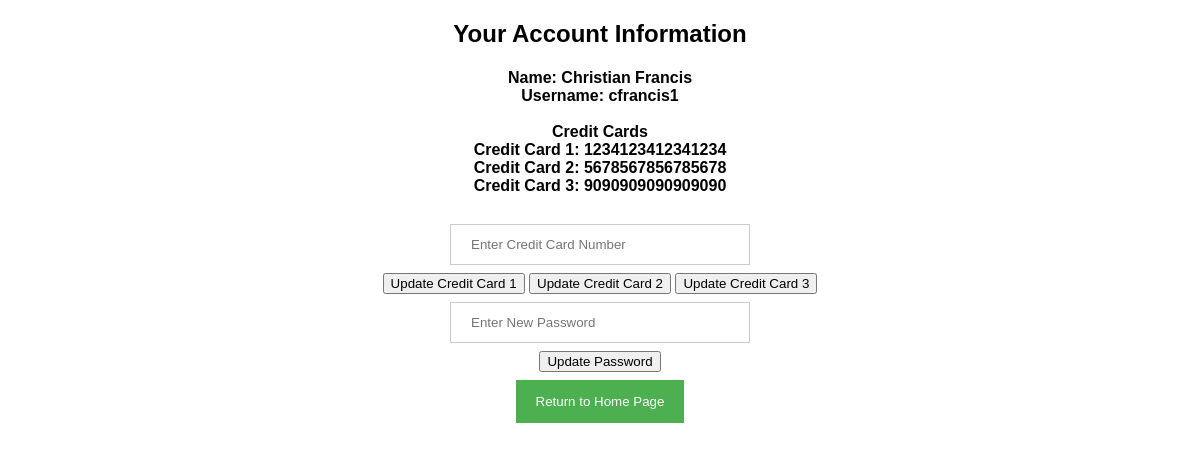
Before: /editAccount.php (signed in) with the older database file.
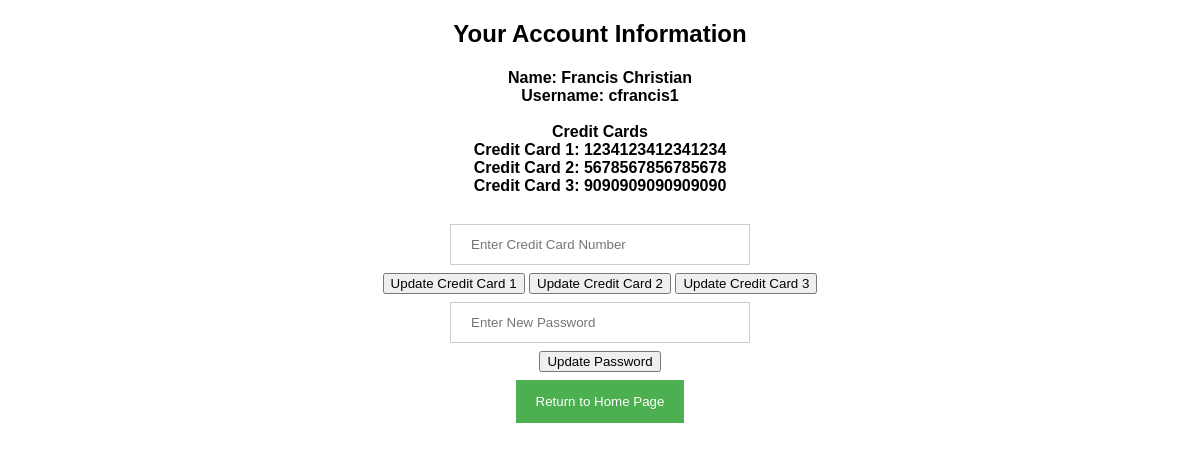
After: the same page with the newer database file.
### tables this page shows
CREATE TABLE `accounts` (
  `id` int(11) NOT NULL,
  `username` varchar(20) NOT NULL,
  `password` varchar(20) NOT NULL,
  `name` varchar(40) NOT NULL,
  `cc1` bigint(16) NOT NULL,
  `cc2` bigint(16) NOT NULL,
  `cc3` bigint(16) NOT NULL,
  `favL1` varchar(40) NOT NULL,
  `favL2` varchar(40) NOT NULL,
  `favL3` varchar(40) NOT NULL,
  `totalCash` float NOT NULL
);

### editAccount.php (the view, shortened to what this page needs)
<?php
require_once "config.php";
?>
<!DOCTYPE html>
<html lang="en">
<head>
    <link rel="stylesheet" href="UberCSS.css">
</head>
<body>
    <div class="wrapper">
        <h2 class="apptitle">Your Account Information</h2>
        <h4>
        <?php
            $query = "SELECT * FROM accounts WHERE id = '".$_SESSION['id']."'";
            $rows = mysqli_query($link, $query);
            while($row = mysqli_fetch_assoc($rows)) {
                printf('Name: %s', $row["name"]);
                echo "<br>";
                printf('Username: %s', $row["username"]);
                echo "<br>";
                echo "<br>";
                echo "Credit Cards";
                echo "<br>";
                if($row["cc1"] == 0) {
                    echo "You dont have a Credit Card 1 inputted";
                    echo "<br>";
                } else {
                    printf('Credit Card 1: %s', $row["cc1"]);
                    echo "<br>";
                }
                if($row["cc2"] == 0) {
                    echo "You dont have a Credit Card 2 inputted";
                    echo "<br>";
                } else {
                    printf('Credit Card 2: %s', $row["cc2"]);
                    echo "<br>";
                }
                if($row["cc3"] == 0) {
                    echo "You dont have a Credit Card 3 inputted";
                    echo "<br>";
                } else {
                    printf('Credit Card 3: %s', $row["cc3"]);
                    echo "<br>";
                }
            }
        ?>
        <div class="return">
            <form action="" method="POST">
                <input type="number" name="cc" placeholder="Enter Credit Card Number"/>
                <br>
                <input type="submit" name="update1" value="Update Credit Card 1"/>
                <input type="submit" name="update2" value="Update Credit Card 2"/>
                <input type="submit" name="update3" value="Update Credit Card 3"/>
                <br>
                <input type="text" name="password" placeholder="Enter New Password"/>
                <br>
                <input type="submit" name="update4" value="Update Password"/>
            </form>
            <button onclick="window.location.href='index.html'">Return to Home Page</button>
        </div>
    </div>
</body>
</html>

### UberCSS.css (style rules this page uses)
button { background-color: #4CAF50; color: white; padding: 14px 20px; margin: 8px 0; border: none; cursor: pointer; width: auto; }
input[type=text], input[type=password], input[type=number] { width: 300px; padding: 12px 20px; margin: 8px 0; display: inline-block; border: 1px solid #ccc; box-sizing: border-box; }
.apptitle { text-align: center; font-family: 'Lucida Sans', 'Lucida Sans Regular', 'Lucida Grande', 'Lucida Sans Unicode', Geneva, Verdana, sans-serif; }
body { background-size: cover; }
.return { text-align: center; }
h4 { text-align: center; }

### editAccount.php (style rules this page uses)
body { font-family: Arial, Helvetica, sans-serif; background-image: url('https://images.pexels.com/photos/1831234/pexels-photo-1831234.jpeg?auto=compress&cs=tinysrgb&dpr=2&h=650&w=940'); }

Changed rows visible on the page:
changed accounts "cfrancis1": name "Christian Francis" → "Francis Christian"
